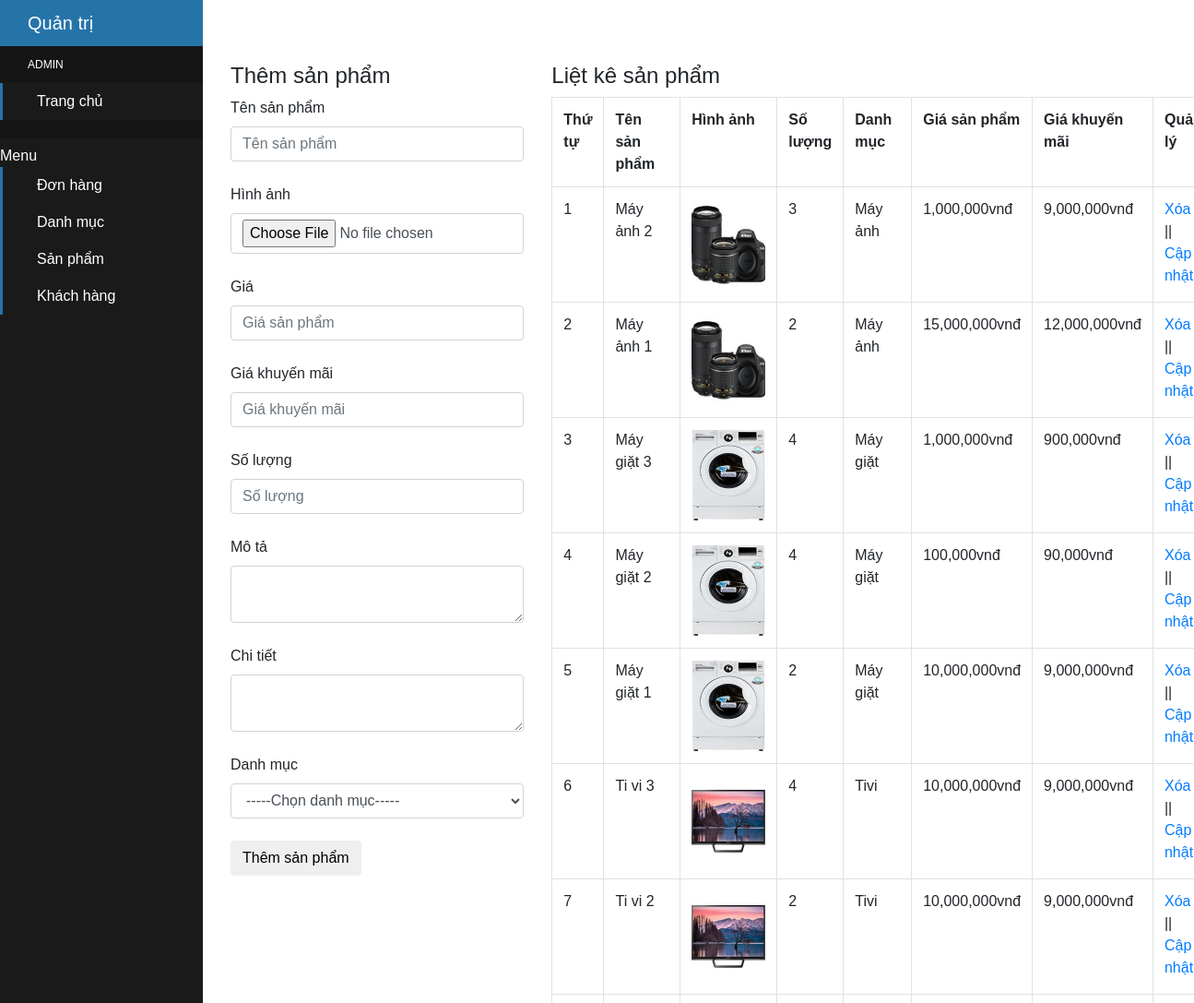
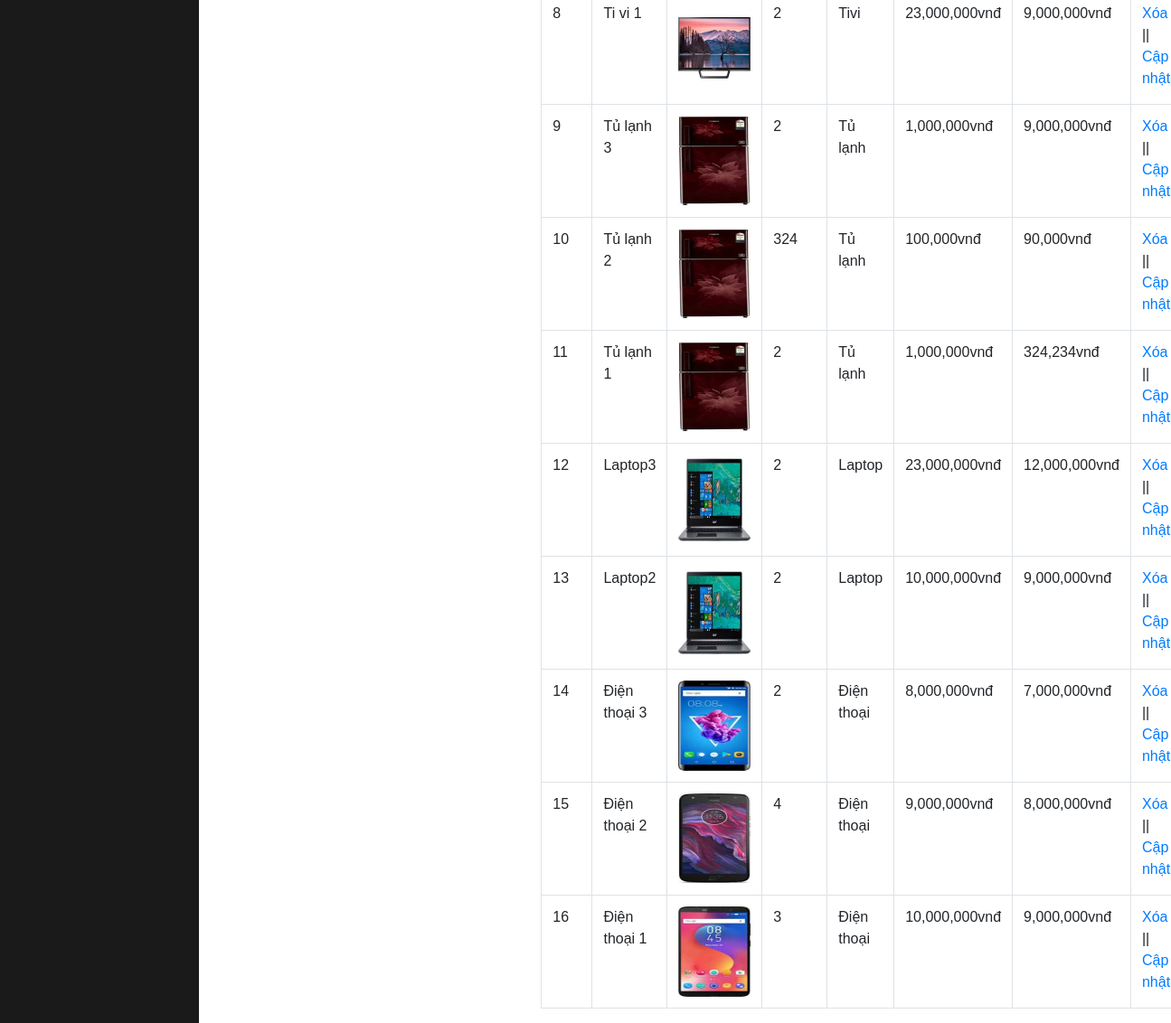
Screenshot of /admin/xulysanpham.php with the database file from the repository (2 pictures, top to bottom).
### tables this page shows
CREATE TABLE `tbl_sanpham` (
  `sanpham_id` int(11) NOT NULL,
  `category_id` int(11) NOT NULL,
  `sanpham_name` varchar(255) NOT NULL,
  `sanpham_chitiet` text NOT NULL,
  `sanpham_mota` text NOT NULL,
  `sanpham_gia` varchar(100) NOT NULL,
  `sanpham_giakhuyenmai` varchar(100) NOT NULL,
  `sanpham_active` int(11) NOT NULL,
  `sanpham_hot` int(11) NOT NULL,
  `sanpham_soluong` int(11) NOT NULL,
  `sanpham_image` varchar(50) NOT NULL
);

CREATE TABLE `tbl_category` (
  `category_id` int(11) NOT NULL,
  `category_name` varchar(50) NOT NULL
);

### admin/xulysanpham.php (the view, shortened to what this page needs)
<?php
	include('../db/connect.php');
?>
<!DOCTYPE html>
<html lang="en">
<head>
	<link href="../css/bootstrap.css" rel="stylesheet" type="text/css" media="all" />
</head>
<body>
<div class="sidebar-container">
        <div class="sidebar-logo">
            Quản trị
        </div>
        <ul class="sidebar-navigation">
          <li class="header">Admin</li>
          <li>
            <a href="dashboard.php">
              <i class="fa fa-home" aria-hidden="true"></i> Trang chủ
            </a>
          </li>
		  <li class="header"></li>Menu</li>
		  <li>
            <a href="xulydonhang.php">
              <i class="fa fa-cog" aria-hidden="true"></i> Đơn hàng
            </a>
		  </li>
		  <li>
            <a href="xulydanhmuc.php">
              <i class="fa fa-cog" aria-hidden="true"></i> Danh mục
            </a>
		  </li>
		  <li>
            <a href="xulysanpham.php">
              <i class="fa fa-cog" aria-hidden="true"></i> Sản phẩm
            </a>
          </li>
          <li>
            <a href="xulykhachhang.php">
              <i class="fa fa-cog" aria-hidden="true"></i> Khách hàng
            </a>
          </li>
        </ul>
      </div>
      <div class="content-container">
        <div class="container-fluid"><br><br>
	<div class="container">
		<div class="row">
		<?php
			if(isset($_GET['quanly'])=='capnhat'){
				$id_capnhat = $_GET['capnhat_id'];
				$sql_capnhat = mysqli_query($con,"SELECT * FROM tbl_sanpham WHERE sanpham_id='$id_capnhat'");
				$row_capnhat = mysqli_fetch_array($sql_capnhat);
				$id_category_1 = $row_capnhat['category_id'];
				?>
				<div class="col-md-4">
				<h4>Cập nhật sản phẩm</h4>
				<form action="" method="POST" enctype="multipart/form-data">
					<label>Tên sản phẩm</label>
					<input type="text" class="form-control" name="tensanpham" value="<?php echo $row_capnhat['sanpham_name'] ?>"><br>
					<input type="hidden" class="form-control" name="id_update" value="<?php echo $row_capnhat['sanpham_id'] ?>">
					<label>Hình ảnh</label>
					<input type="file" class="form-control" name="hinhanh"><br>
					<img src="../uploads/<?php echo $row_capnhat['sanpham_image'] ?>" height="80" width="80"><br>
					<label>Giá</label>
					<input type="text" class="form-control" name="giasanpham" value="<?php echo $row_capnhat['sanpham_gia'] ?>"><br>
					<label>Giá khuyến mãi</label>
					<input type="text" class="form-control" name="giakhuyenmai" value="<?php echo $row_capnhat['sanpham_giakhuyenmai'] ?>"><br>
					<label>Số lượng</label>
					<input type="text" class="form-control" name="soluong" value="<?php echo $row_capnhat['sanpham_soluong'] ?>"><br>
					<label>Mô tả</label>
					<textarea class="form-control" rows="10" name="mota"><?php echo $row_capnhat['sanpham_mota'] ?></textarea><br>
					<label>Chi tiết</label>
					<textarea class="form-control" rows="10" name="chitiet"><?php echo $row_capnhat['sanpham_chitiet'] ?></textarea><br>
					<label>Danh mục</label>
					<?php
					$sql_danhmuc = mysqli_query($con,"SELECT * FROM tbl_category ORDER BY category_id DESC");
					?>
					<select name="danhmuc" class="form-control">
						<option value="0">-----Chọn danh mục-----</option>
						<?php
						while($row_danhmuc = mysqli_fetch_array($sql_danhmuc)){
							if($id_category_1==$row_danhmuc['category_id']){
						?>
						<option selected value="<?php echo $row_danhmuc['category_id'] ?>"><?php echo $row_danhmuc['category_name'] ?></option>
						<?php
							}else{
						?>
						<option value="<?php echo $row_danhmuc['category_id'] ?>"><?php echo $row_danhmuc['category_name'] ?></option>
						<?php
							}
						}
						?>
					</select><br>
					<input type="submit" name="capnhatsanpham" value="Cập nhật sản phẩm" class="btn btn-default">
				</form>
				</div>
			<?php
			}else{
				?>
				<div class="col-md-4">
				<h4>Thêm sản phẩm</h4>
				<form action="" method="POST" enctype="multipart/form-data">
					<label>Tên sản phẩm</label>
					<input type="text" class="form-control" name="tensanpham" placeholder="Tên sản phẩm"><br>
					<label>Hình ảnh</label>
					<input type="file" class="form-control" name="hinhanh"><br>
					<label>Giá</label>
					<input type="text" class="form-control" name="giasanpham" placeholder="Giá sản phẩm"><br>
					<label>Giá khuyến mãi</label>
					<input type="text" class="form-control" name="giakhuyenmai" placeholder="Giá khuyến mãi"><br>
					<label>Số lượng</label>
					<input type="text" class="form-control" name="soluong" placeholder="Số lượng"><br>
					<label>Mô tả</label>
					<textarea class="form-control" name="mota"></textarea><br>
					<label>Chi tiết</label>
					<textarea class="form-control" name="chitiet"></textarea><br>
					<label>Danh mục</label>
					<select name="danhmuc" class="form-control">
						<option value="0">-----Chọn danh mục-----</option>
					</select><br>
					<input type="submit" name="themsanpham" value="Thêm sản phẩm" class="btn button btn-default">
				</form>
				</div>
				<?php
			}
				?>
			<div class="col-md-8">
				<h4>Liệt kê sản phẩm</h4>
				<?php
				$sql_select_sp = mysqli_query($con,"SELECT * FROM tbl_sanpham,tbl_category WHERE tbl_sanpham.category_id=tbl_category.category_id ORDER BY tbl_sanpham.sanpham_id DESC");
				?>
				<table class="table table-bordered ">
					<tr>
						<th>Thứ tự</th>
						<th>Tên sản phẩm</th>
						<th>Hình ảnh</th>
						<th>Số lượng</th>
						<th>Danh mục</th>
						<th>Giá sản phẩm</th>
						<th>Giá khuyến mãi</th>
						<th>Quản lý</th>
					</tr>
					<?php
					$i = 0;
					while($row_sp = mysqli_fetch_array($sql_select_sp)){
						$i++;
					?>
					<tr>
						<td><?php echo $i ?></td>
						<td><?php echo $row_sp['sanpham_name'] ?></td>
						<td><img src="../uploads/<?php echo $row_sp['sanpham_image'] ?>" height="100" width="80"></td>
						<td><?php echo $row_sp['sanpham_soluong'] ?></td>
						<td><?php echo $row_sp['category_name'] ?></td>
						<td><?php echo number_format($row_sp['sanpham_gia']).'vnđ' ?></td>
						<td><?php echo number_format($row_sp['sanpham_giakhuyenmai']).'vnđ' ?></td>
						<td><a href="?xoa=<?php echo $row_sp['sanpham_id'] ?>">Xóa</a> || <a href="xulysanpham.php?quanly=capnhat&capnhat_id=<?php echo $row_sp['sanpham_id'] ?>">Cập nhật</a></td>
					</tr>
				<?php
					}
					?>
				</table>
			</div>
		</div>
	</div>
</body>
</html>

### rows the page displays
tbl_sanpham: sanpham_name "Máy ảnh 2", sanpham_image (picture), sanpham_soluong "3", category.category_name "Máy ảnh", sanpham_gia "1,000,000", sanpham_giakhuyenmai "9,000,000"
tbl_sanpham: sanpham_name "Máy ảnh 1", sanpham_image (picture), sanpham_soluong "2", category.category_name "Máy ảnh", sanpham_gia "15,000,000", sanpham_giakhuyenmai "12,000,000"
tbl_sanpham: sanpham_name "Máy giặt 3", sanpham_image (picture), sanpham_soluong "4", category.category_name "Máy giặt", sanpham_gia "1,000,000", sanpham_giakhuyenmai "900,000"
tbl_sanpham: sanpham_name "Máy giặt 2", sanpham_image (picture), sanpham_soluong "4", category.category_name "Máy giặt", sanpham_gia "100,000", sanpham_giakhuyenmai "90,000"
tbl_sanpham: sanpham_name "Máy giặt 1", sanpham_image (picture), sanpham_soluong "2", category.category_name "Máy giặt", sanpham_gia "10,000,000", sanpham_giakhuyenmai "9,000,000"
tbl_sanpham: sanpham_name "Ti vi 3", sanpham_image (picture), sanpham_soluong "4", category.category_name "Tivi", sanpham_gia "10,000,000", sanpham_giakhuyenmai "9,000,000"
tbl_sanpham: sanpham_name "Ti vi 2", sanpham_image (picture), sanpham_soluong "2", category.category_name "Tivi", sanpham_gia "10,000,000", sanpham_giakhuyenmai "9,000,000"
tbl_sanpham: sanpham_name "Ti vi 1", sanpham_image (picture), sanpham_soluong "2", category.category_name "Tivi", sanpham_gia "23,000,000", sanpham_giakhuyenmai "9,000,000"
tbl_sanpham: sanpham_name "Tủ lạnh 3", sanpham_image (picture), sanpham_soluong "2", category.category_name "Tủ lạnh", sanpham_gia "1,000,000", sanpham_giakhuyenmai "9,000,000"
tbl_sanpham: sanpham_name "Tủ lạnh 2", sanpham_image (picture), sanpham_soluong "324", category.category_name "Tủ lạnh", sanpham_gia "100,000", sanpham_giakhuyenmai "90,000"
tbl_sanpham: sanpham_name "Tủ lạnh 1", sanpham_image (picture), sanpham_soluong "2", category.category_name "Tủ lạnh", sanpham_gia "1,000,000", sanpham_giakhuyenmai "324,234"
tbl_sanpham: sanpham_name "Laptop3", sanpham_image (picture), sanpham_soluong "2", category.category_name "Laptop", sanpham_gia "23,000,000", sanpham_giakhuyenmai "12,000,000"
tbl_sanpham: sanpham_name "Laptop2", sanpham_image (picture), sanpham_soluong "2", category.category_name "Laptop", sanpham_gia "10,000,000", sanpham_giakhuyenmai "9,000,000"
tbl_sanpham: sanpham_name "Điện thoại 3", sanpham_image (picture), sanpham_soluong "2", category.category_name "Điện thoại", sanpham_gia "8,000,000", sanpham_giakhuyenmai "7,000,000"
tbl_sanpham: sanpham_name "Điện thoại 2", sanpham_image (picture), sanpham_soluong "4", category.category_name "Điện thoại", sanpham_gia "9,000,000", sanpham_giakhuyenmai "8,000,000"
tbl_sanpham: sanpham_name "Điện thoại 1", sanpham_image (picture), sanpham_soluong "3", category.category_name "Điện thoại", sanpham_gia "10,000,000", sanpham_giakhuyenmai "9,000,000"
